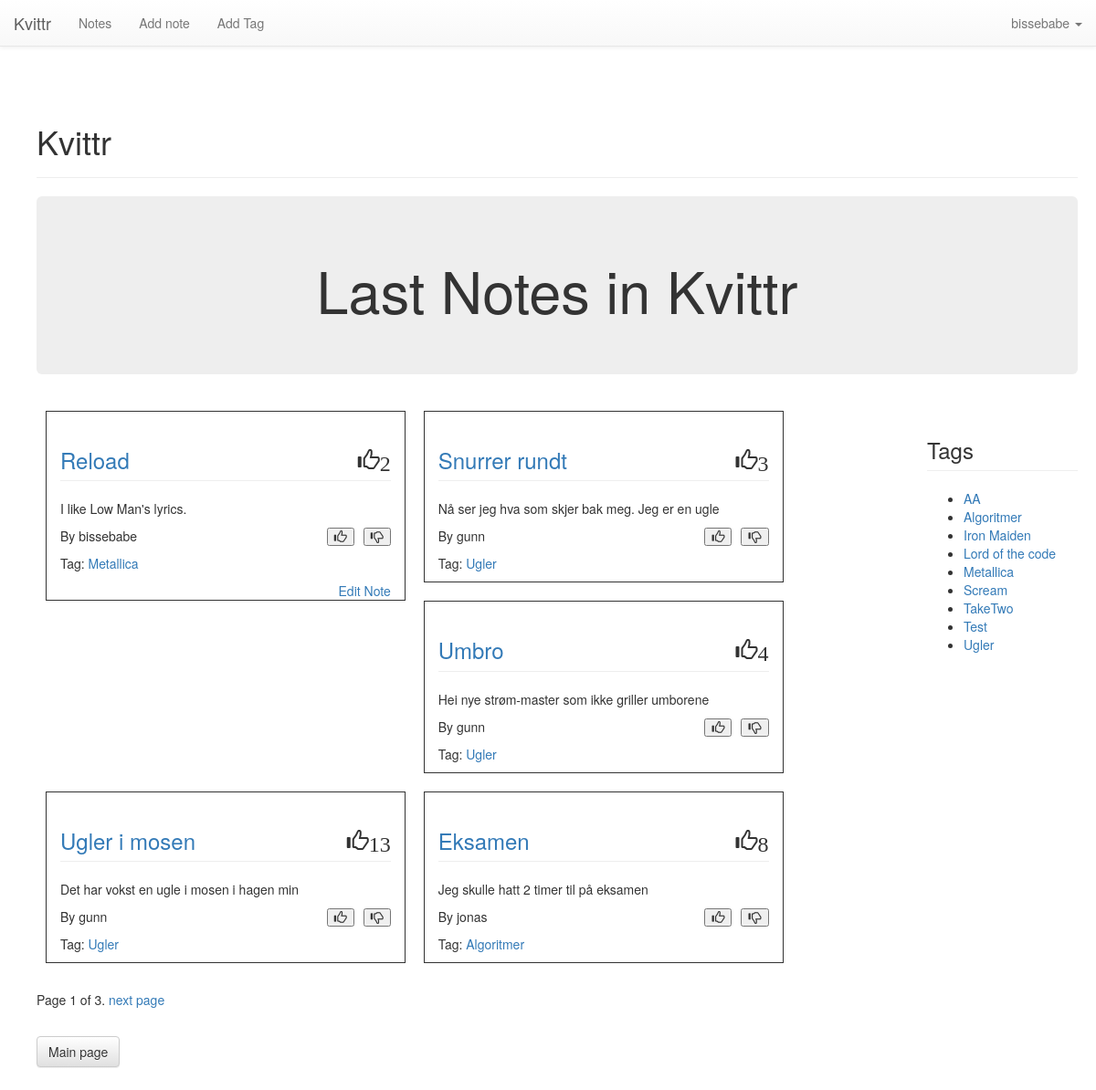
The page /notes/ (signed in) on the database as committed earlier.
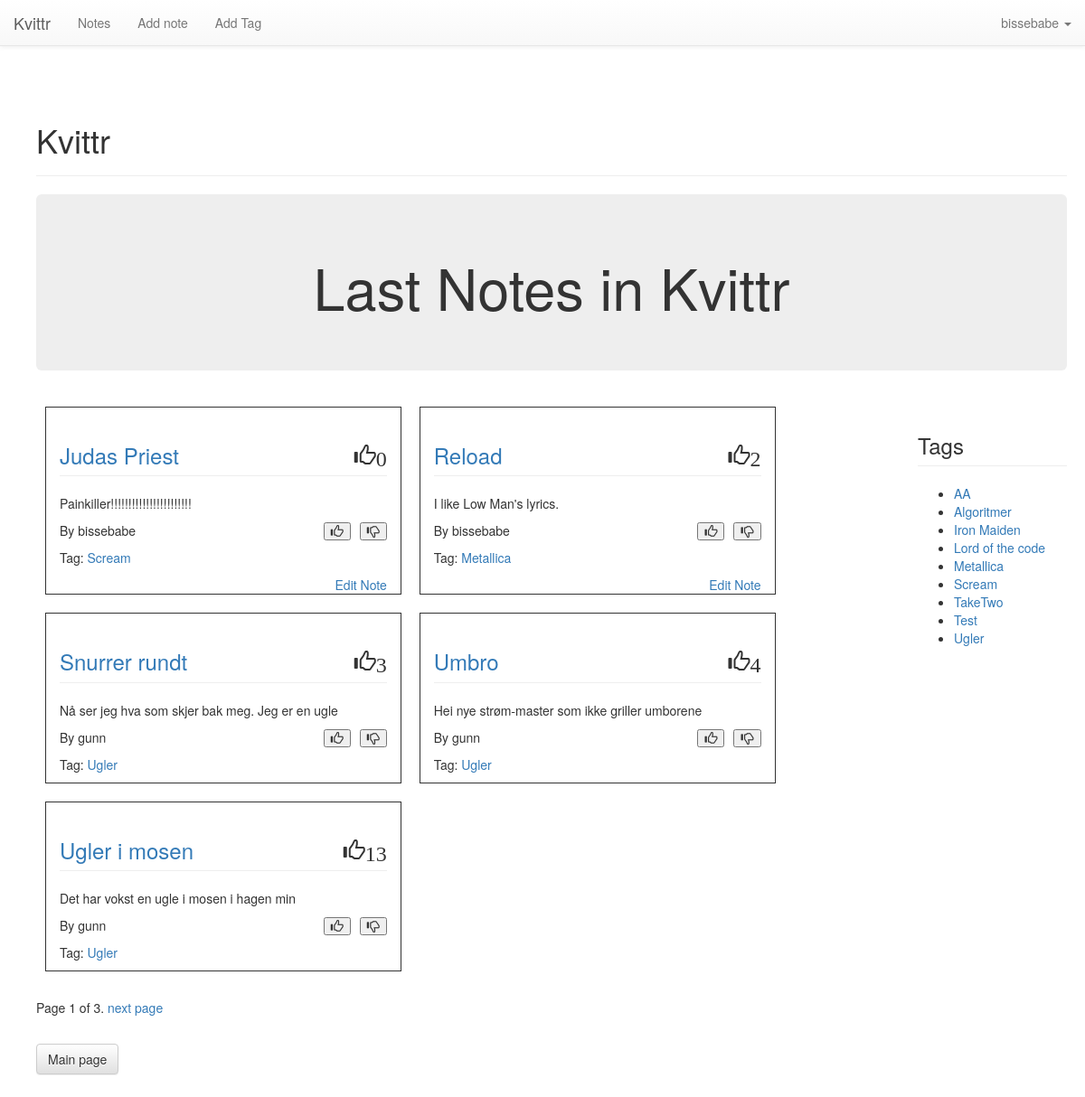
The same page on the database as committed later.
### notes/models.py (models this page shows, shortened)
class Note(models.Model):
	label = models.CharField(max_length = 30)
	body = models.TextField()
	timestamp = models.DateTimeField(auto_now_add=True)
	tags = models.ManyToManyField('Tag', related_name='notes')
	author = models.ForeignKey(User)
	num_likes = models.PositiveIntegerField(default=0)

class Tag(models.Model):
	label = models.CharField(max_length = 30)
	slug = models.SlugField(max_length=30)
	def __unicode__(self):
		return self.label

### notes/views.py (the view)
def index_view(request):
	notes = Note.objects.all().order_by('-timestamp')
	page_number = request.GET.get('page')
	paginator = Paginator(notes, 5)
	try:
		notes = paginator.page(page_number)
	except PageNotAnInteger:
		notes = paginator.page(1)
	except EmptyPage:
		notes = paginator.page(paginator.num_pages)
	if request.user.is_authenticated():
		user = request.user
	tags = Tag.objects.all().order_by('label')
	context = {
		'notes': notes,
		'tags': tags
		}
	return render (request, 'notes/index.html', context)

### templates/notes/index.html (shortened to what this page needs)
{% extends 'base.html' %}
{% block pagecontent %}
{% if user.is_authenticated %}
	<div class="jumbotron">
		<h1 align="center">Last Notes in Kvittr</h1>
	</div>
	<div class="row">
		<div class="col-sm-10">
			{% if notes%}
				{% for note in notes %}
					<div class="col-sm-5 border margin10">
						<h3 class="page-header"><a href="{% url 'notes:detailnote'%}?id={{note.id}}"> {{ note.label }} </a>
							<span id="likes_{{ note.id }}" class="glyphicon glyphicon-thumbs-up pull-right">{{ note.num_likes }} </span>
						</h3>
						<div>
							<p>{{ note.body }}</p>
							<button class="decrease glyphicon glyphicon-thumbs-down pull-right" data-noteid="{{ note.id }}"></button>
							<button class="increase glyphicon glyphicon-thumbs-up pull-right margin-right10" data-noteid="{{ note.id }}"></button>
						</div>
						<p class="pull-left">By {{ note.author }}</p>
						{% for tag in note.tags.all %}
							<p class="clear-both">Tag: <a href="{% url 'notes:tagsearch' slug=tag.slug %}">{{tag}}</a></p>
						{% endfor %}
						<div>
							{% if note and note.author == request.user %}
							<a class="pull-right" href="{% url 'notes:addnote' %}?id={{note.id}}">Edit Note</a>
							{% endif %}
						</div>
					</div>
				{% endfor %}
			{% else %}
				<div class="col-sm-12">
					<h3>No notes yet</h3>
				</div>
			{% endif %}
		</div>
		<div class="col-sm-2">
			<h3 class="page-header">Tags</h3>
			<ul>
				{% if tags %}
					{% for tag in tags %}
						<li>
							<a href="{% url 'notes:tagsearch' slug=tag.slug %}">{{tag}}</a>
						</li>
					{% endfor %}
				{% else %}
					<div class="alert alert-warning">No tags yet</div>
				{% endif %}
			</ul>
		</div>
	</div>
	<div class="pagination">
		<span class="step-links">
		    <span class="current">
		    	Page {{ notes.number }} of {{ notes.paginator.num_pages }}.
		    </span>
		    {% if notes.has_next %}
		    	<a href="?page={{ notes.next_page_number }}">next page</a>
		    {% endif %}
		</span>
	</div>
	<div class="clear-both">
		<a href="{% url 'notes:index'%}" class="btn btn-default margin-top10" role="button">Main page</a>
	</div>
{% endif %}
{% endblock pagecontent %}

Rows that differ between the two databases and show on the page:
no longer on this page (row unchanged): Note: label "Eksamen", num_likes "8", body "Jeg skulle hatt 2 timer til på eksamen", author "jonas", Tag (label "Algoritmer")
added Note: label "Judas Priest", num_likes "0", body "Painkiller!!!!!!!!!!!!!!!!!!!!!!!", author "bissebabe", Tag (label "Scream")
